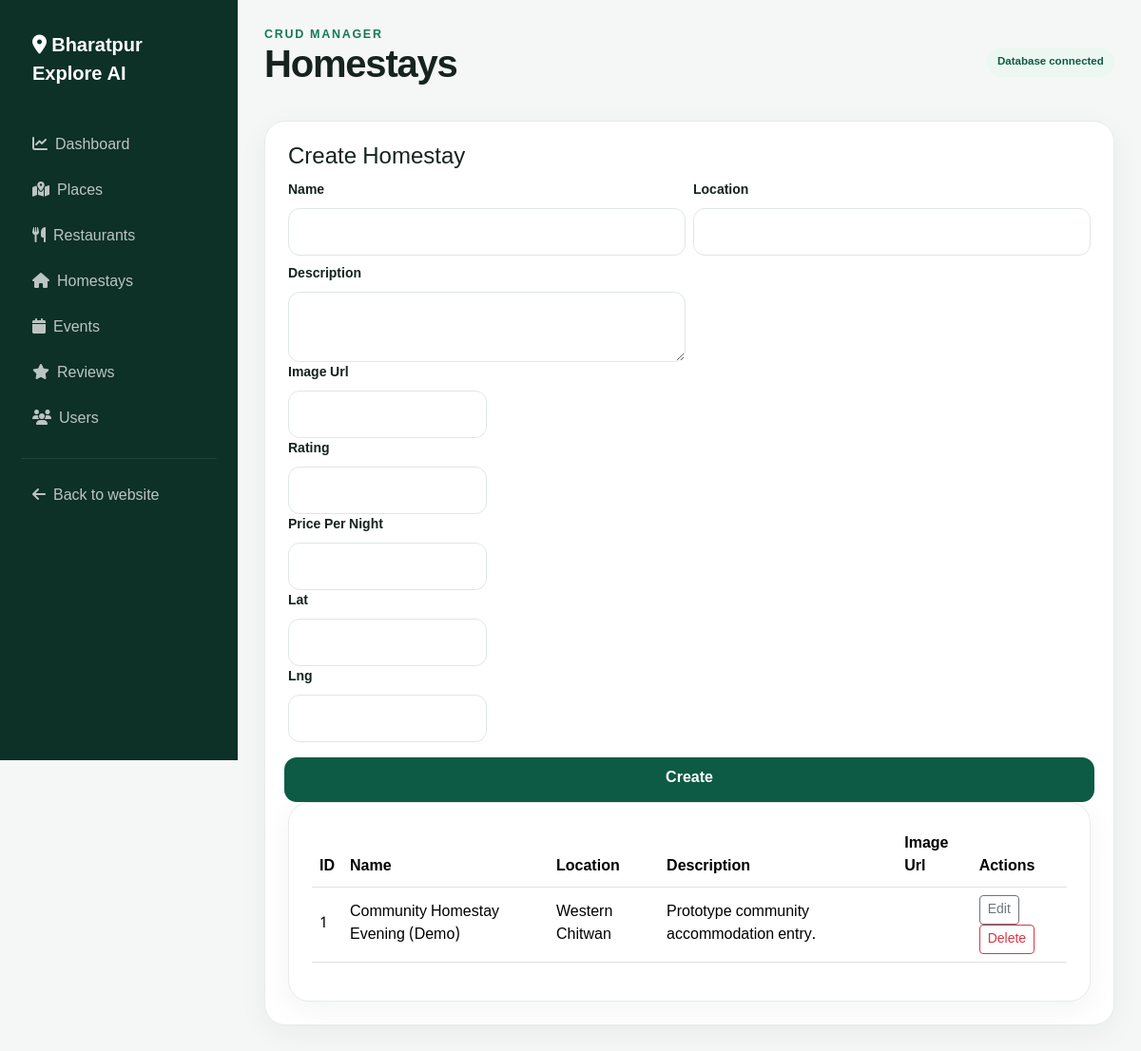
/admin/manage.php?type=homestays, run on the app's committed database.
### tables this page shows
CREATE TABLE homestays (
  id INT UNSIGNED AUTO_INCREMENT PRIMARY KEY,
  name VARCHAR(180) NOT NULL,
  location VARCHAR(220) NOT NULL,
  description TEXT,
  image_url TEXT,
  rating DECIMAL(2,1) DEFAULT 0,
  price_per_night DECIMAL(10,2) DEFAULT 0,
  lat DECIMAL(10,7) NULL,
  lng DECIMAL(10,7) NULL,
  is_demo TINYINT(1) DEFAULT 1,
  created_at TIMESTAMP DEFAULT CURRENT_TIMESTAMP
);

### includes/functions.php (called while the page is built, shortened)
<?php
function h($value): string { return htmlspecialchars((string)$value, ENT_QUOTES, 'UTF-8'); }

### admin/manage.php (the view, shortened to what this page needs)
<?php
$allowed=['places','restaurants','homestays','events','users'];
$type=$_GET['type']??'places'; if(!in_array($type,$allowed,true))$type='places'; $adminTitle=ucfirst($type); require __DIR__.'/header.php'; $pdo=db(); $message=''; $error='';
$fields=[
 'places'=>['name','category','location','description','image_url','rating','estimated_cost','lat','lng'],
 'restaurants'=>['name','category','location','description','image_url','rating','price_level','lat','lng'],
 'homestays'=>['name','location','description','image_url','rating','price_per_night','lat','lng'],
 'events'=>['name','event_type','event_date','location','description','image_url'],
 'users'=>['name','email'],
][$type];
$rows=[]; if($pdo){try{$rows=$pdo->query("SELECT * FROM `$type` ORDER BY id DESC LIMIT 100")->fetchAll();}catch(Throwable $e){$error='Table not ready. Import database/schema.sql first.';}}
?>
<div class="d-flex justify-content-between align-items-center mb-4"><div><div class="section-kicker">CRUD manager</div><h1 class="section-title"><?=h(ucfirst($type))?></h1></div><span class="badge-soft"><?=$pdo?'Database connected':'Database required for CRUD'?></span></div>
<?php if(!$pdo):?><div class="alert alert-warning">MySQL is not connected. The public site still runs from demo data. Import <code>database/schema.sql</code> and configure credentials to enable admin CRUD.</div><?php else:?>
<div class="admin-card p-4 mb-4"><h4>Create <?=h(rtrim(ucfirst($type),'s'))?></h4><form method="post"><input type="hidden" name="action" value="create"><div class="row g-2"><?php foreach($fields as $f):?><div class="col-md-6"><label class="form-label small fw-bold"><?=h(ucwords(str_replace('_',' ',$f)))?></label><?php if($f==='description'):?><textarea class="form-control" name="<?=$f?>"></textarea><?php else:?><input class="form-control" name="<?=$f?>" <?=$f==='name'?'required':''?>></div><?php endif;?><?php endforeach;?></div><button class="btn btn-brand mt-3">Create</button></form></div>
<div class="admin-card p-4"><div class="table-responsive"><table class="table align-middle"><thead><tr><th>ID</th><?php foreach(array_slice($fields,0,4) as $f):?><th><?=h(ucwords(str_replace('_',' ',$f)))?></th><?php endforeach;?><th>Actions</th></tr></thead><tbody><?php foreach($rows as $r):?><tr><td><?=$r['id']?></td><?php foreach(array_slice($fields,0,4) as $f):?><td><?=h(mb_strimwidth((string)($r[$f]??''),0,45,'…'))?></td><?php endforeach;?><td><button class="btn btn-sm btn-outline-secondary" data-bs-toggle="collapse" data-bs-target="#edit<?=$r['id']?>">Edit</button><form method="post" class="d-inline" onsubmit="return confirm('Delete this record?')"><button class="btn btn-sm btn-outline-danger">Delete</button></form></td></tr><?php endforeach;?></tbody></table></div></div>
<?php endif;?>
<?php require __DIR__.'/footer.php'; ?>

### assets/css/style.css (style rules this page uses)
:root { --green:#0d5b45;--green2:#16785a;--blue:#176b87;--ink:#16231f;--muted:#6c7b75;--sand:#f6f1e8;--warm:#f1a33a;--line:#e7ece9;--bg:#f7faf8;--shadow:0 18px 50px rgba(22,35,31,.10) }
* { box-sizing:border-box }
html { scroll-behavior:smooth }
body { font-family:Manrope,"Noto Sans Devanagari",sans-serif;background:var(--bg);color:var(--ink);padding-bottom:0 }
.btn-brand { background:var(--green);color:#fff;border:none;border-radius:13px;padding:.72rem 1.1rem;font-weight:800 }
.section-title { font-weight:800;letter-spacing:-.03em }
.section-kicker { text-transform:uppercase;letter-spacing:.14em;font-size:.78rem;font-weight:800;color:var(--green2) }
.interest-card,.tour-card,.feature-card,.info-card,.admin-card,.form-card { background:#fff;border:1px solid var(--line);border-radius:22px;box-shadow:0 8px 30px rgba(22,35,31,.05);transition:.25s ease }
.badge-soft { background:#edf7f2;color:var(--green);border-radius:999px;padding:.45rem .7rem;font-weight:800;font-size:.72rem }
.form-select,.form-control { border-radius:12px;border-color:#dfe7e3;padding:.75rem .9rem }

### data on the page
homestays: id "1", name "Community Homestay Evening (Demo)", location "Western Chitwan", description "Prototype community accommodation entry."

### other printed values
$n[2] "Dashboard"
$n[2] "Places"
$n[2] "Restaurants"
$n[2] "Homestays"
$n[2] "Events"
$n[2] "Reviews"
$n[2] "Users"
$type "Homestays"
rtrim(ucfirst($type),'s') "Homestay"
str_replace('_',' ',$f) "Name"
str_replace('_',' ',$f) "Location"
str_replace('_',' ',$f) "Description"
str_replace('_',' ',$f) "Image Url"
str_replace('_',' ',$f) "Rating"
str_replace('_',' ',$f) "Price Per Night"
